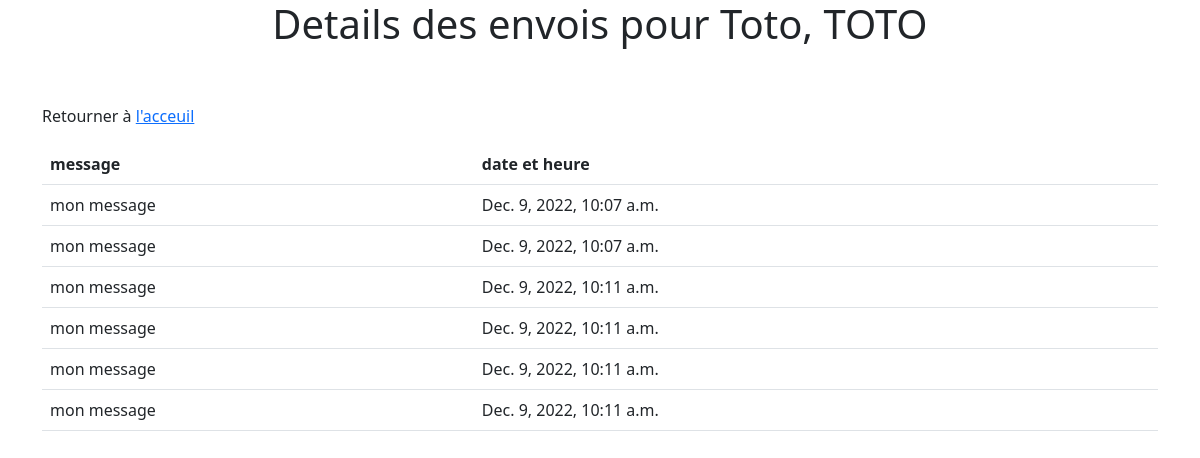
/details/2/TOTO (signed in), run on the app's committed database.
### rappel_date/models.py (models this page shows, shortened)
class Notification(models.Model):
    anniversaire = models.ForeignKey(
        "Anniversaire", related_name="notifications", on_delete=models.CASCADE
    )
    datetime = models.DateTimeField(default=timezone.now)
    message = models.TextField()
    class Meta:
        ordering = ["datetime"]

### rappel_date/views.py (the view)
def details(request, anniversaire_pk, nom=""):
    anniversaire = get_object_or_404(Anniversaire, pk=anniversaire_pk)
    context = {"item": anniversaire}
    if nom != anniversaire.nom:
        return redirect(
            "anniversaire:details",
            nom=anniversaire.nom,
            anniversaire_pk=anniversaire.pk,
        )
    return render(request, "rappel_date/details.html", context)

### rappel_date/templates/rappel_date/details.html
{% extends 'rappel_date/base.html' %}
{% block "main_content" %}
<main role="main">
    <section class="jumbotron text-center">
        <div class="container">
            <h1 class="jumbotron-heading">Details des envois pour {{ item.prenom }}, {{ item.nom }}</h1>
    </section>
    <div class=" py-5 ">
        <div class="container">
            <div class="row">
                <p>
                    Retourner à <a href="{% url 'anniversaire:index' %}">l'acceuil </a>
                </p>
                <div class="col-md-12">
                    <table class="table">
                        {% include "rappel_date/parts/table_details_head.html" %}
                        <tbody>
                            {% for envoi in item.notifications.all %}
                            {% include "rappel_date/parts/table_details_line.html" %}
                            {% endfor %}
                        </tbody>
                    </table>
                </div>
            </div>
        </div>
    </div>
</main>
{% endblock "main_content" %}

### rappel_date/templates/rappel_date/parts/table_details_line.html
<tr>
    <td>
        {{ envoi.message }}
    </td>
    <td>{{ envoi.datetime }}</td>
</tr>

### data on the page
Notification: message "mon message", datetime "Dec. 9, 2022, 10:07 a.m."
Notification: message "mon message", datetime "Dec. 9, 2022, 10:07 a.m."
Notification: message "mon message", datetime "Dec. 9, 2022, 10:11 a.m."
Notification: message "mon message", datetime "Dec. 9, 2022, 10:11 a.m."
Notification: message "mon message", datetime "Dec. 9, 2022, 10:11 a.m."
Notification: message "mon message", datetime "Dec. 9, 2022, 10:11 a.m."
